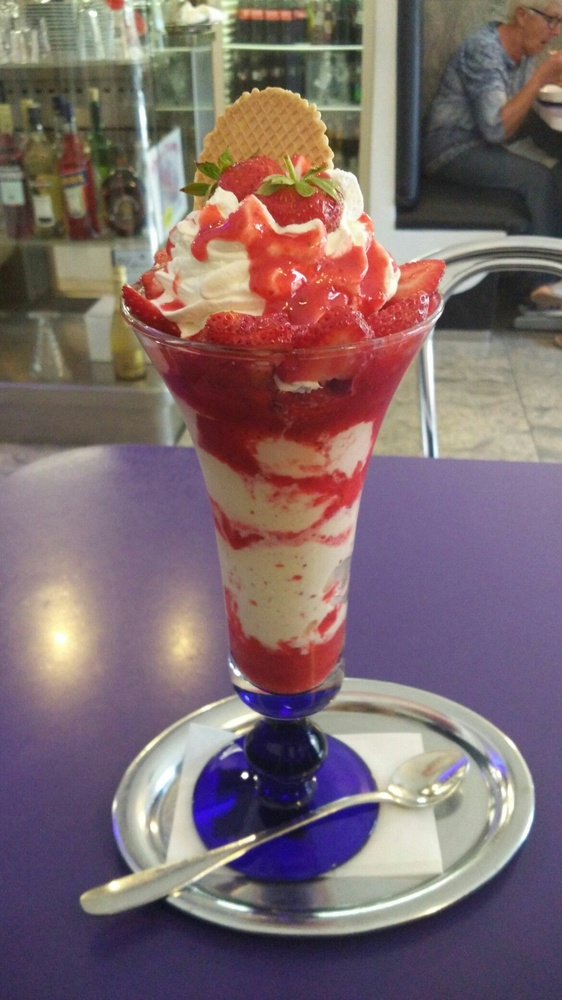
#> input picture test.jpg, 562 x 1000 px, shrunk from 1170 x 2080 before the run
$ python -i food_styler.py   (imports and definitions only)
#> lines starting #> are read from the running program, lines starting #| are printed output that depends on the picture
from pathlib import Path

from PIL import Image, ImageEnhance, ImageFilter


def apply_food_style(image_path: str) -> str:
#> called with image_path = '../../test.jpg'
    source = Path(image_path)

    if not source.exists():
        raise FileNotFoundError(f"Bild nicht gefunden: {image_path}")

    styled_path = source.parent / f"styled_{source.stem}.png"

    with Image.open(source) as img:
#> img is the input picture: PIL image 562x1000 RGB; mean R, G, B 125.8, 106.5, 109.2
        img = img.convert("RGB")
        img = ImageEnhance.Brightness(img).enhance(1.04)
        img = ImageEnhance.Contrast(img).enhance(1.08)
        img = ImageEnhance.Color(img).enhance(1.10)
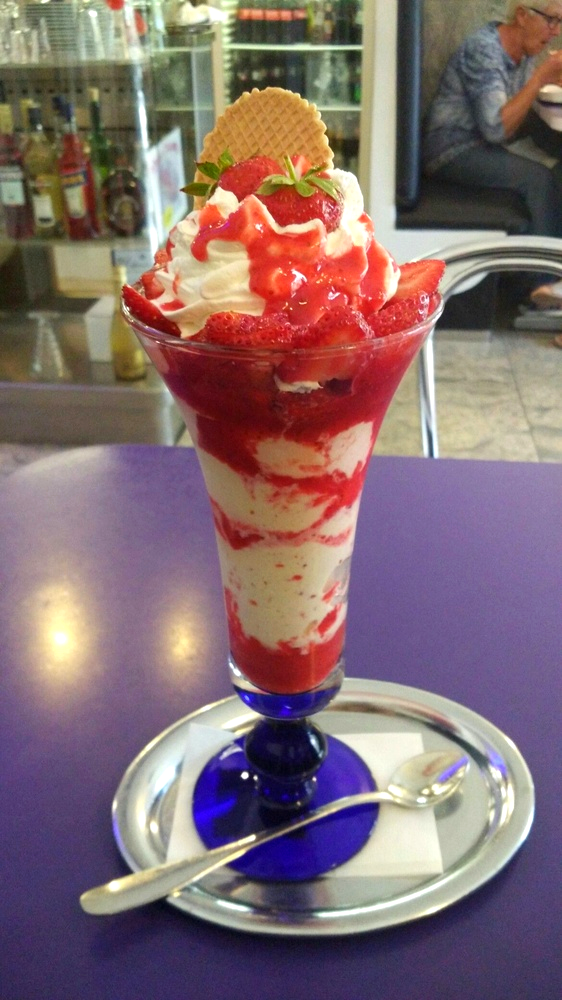
#> img: PIL image 562x1000 RGB; mean R, G, B 131.7, 108.1, 111.5
        img = ImageEnhance.Sharpness(img).enhance(1.10)
        img = img.filter(ImageFilter.DETAIL)
        img.save(styled_path, format="PNG", optimize=True)

    return str(styled_path)

>>> result = apply_food_style('../../test.jpg')
